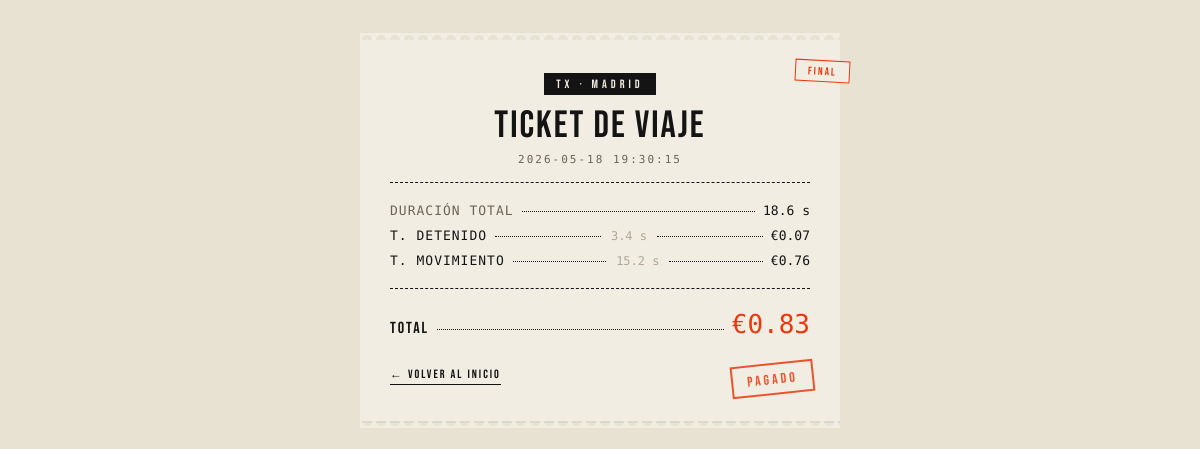
Page /resumen (signed in) on the committed database.
### tables this page shows
CREATE TABLE trips (
            id INTEGER PRIMARY KEY AUTOINCREMENT,
            user_id INTEGER,
            fecha TEXT,
            duracion REAL,
            tiempo_detenido REAL,
            tiempo_movimiento REAL,
            precio REAL
        );

### app.py (the view)
@app.route('/resumen')
def resumen():
    if 'user_id' not in session:
        return redirect(url_for('login'))
    conn = sqlite3.connect("taximeter.db")
    cursor = conn.cursor()
    cursor.execute("SELECT fecha, duracion, tiempo_detenido, tiempo_movimiento, precio FROM trips WHERE user_id = ? ORDER BY id DESC LIMIT 1", (session['user_id'],))
    viaje = cursor.fetchone()
    conn.close()
    return render_template('resumen.html', viaje=viaje, rate_stopped=taxi.rate_stopped, rate_moving=taxi.rate_moving)

### templates/resumen.html (shortened to what this page needs)
<!DOCTYPE html>
<html lang="es">
<head>
    <link rel="stylesheet" href="{{ url_for('static', filename='style.css') }}">
</head>
<body>
    <div class="ticket">
        {% if viaje %}
            <div class="screen-tag">FINAL</div>
            <div class="ticket-head">
                <div class="brand-mark">TX · MADRID</div>
                <h1 class="brand-title">TICKET DE VIAJE</h1>
                <div class="brand-sub">{{ viaje[0] }}</div>
            </div>
            <div class="receipt-line">
                <span class="key">Duración total</span>
                <span class="dots"></span>
                <span class="val">{{ viaje[1] }} s</span>
            </div>
            <div class="receipt-split">
                <span class="key">T. detenido</span>
                <span class="dots"></span>
                <span class="mid">{{ viaje[2] }} s</span>
                <span class="dots"></span>
                <span class="val">€{{ "%.2f"|format(viaje[2] * rate_stopped) }}</span>
            </div>
            <div class="receipt-split">
                <span class="key">T. movimiento</span>
                <span class="dots"></span>
                <span class="mid">{{ viaje[3] }} s</span>
                <span class="dots"></span>
                <span class="val">€{{ "%.2f"|format(viaje[3] * rate_moving) }}</span>
            </div>
            <hr class="divider">
            <div class="receipt-line total">
                <span class="key">TOTAL</span>
                <span class="dots"></span>
                <span class="val">€{{ "%.2f"|format(viaje[4]) }}</span>
            </div>
            <div class="stamp">PAGADO</div>
        {% else %}
            <div class="empty-state">No se encontró información del viaje.</div>
        {% endif %}
        <a href="/" class="back-link">← VOLVER AL INICIO</a>
    </div>
</body>
</html>

### static/style.css (style rules this page uses)
:root { --paper: #F2EDE2; --ink: #141414; --ink-soft: #6b6457; --ink-faint: #b0a796; --fire: #E8390E; }
* { box-sizing: border-box; margin: 0; padding: 0; }
body { font-family: 'Barlow', sans-serif; background: #E8E2D3; color: var(--ink); min-height: 100vh; padding: 40px 20px; display: flex; align-items: flex-start; justify-content: center; }
.ticket { position: relative; background: var(--paper); padding: 32px 30px 36px; width: 100%; max-width: 480px; box-shadow: 0 2px 0 rgba(0,0,0,0.05); }
.ticket::before, .ticket::after { content: ''; position: absolute; left: 0; right: 0; height: 14px; background-image: radial-gradient(circle at 7px 7px, transparent 5px, var(--paper) 5px); background-size: 14px 14px; }
.ticket::before { top: -7px; }
.ticket::after { bottom: -7px; }
.ticket-head { text-align: center; padding-bottom: 16px; border-bottom: 1.5px dashed var(--ink); margin-bottom: 20px; }
.brand-mark { display: inline-block; font-family: 'Bebas Neue', sans-serif; font-size: 12px; letter-spacing: 4px; background: var(--ink); color: var(--paper); padding: 4px 12px 3px; margin-bottom: 12px; }
.brand-title { font-family: 'Bebas Neue', sans-serif; font-size: 38px; letter-spacing: 2px; line-height: 1; font-weight: 400; }
.brand-sub { font-family: 'Share Tech Mono', monospace; font-size: 11px; color: var(--ink-soft); margin-top: 8px; letter-spacing: 2px; text-transform: uppercase; }
.screen-tag { position: absolute; top: 20px; right: -10px; transform: rotate(3deg); font-family: 'Bebas Neue', sans-serif; font-size: 11px; letter-spacing: 2px; color: var(--fire); border: 1.5px solid var(--fire); padding: 4px 12px 3px; background: var(--paper); }
.divider { border: none; border-top: 1.5px dashed var(--ink); margin: 20px 0; }
.receipt-line { display: flex; align-items: baseline; font-family: 'Share Tech Mono', monospace; font-size: 13px; margin: 8px 0; }
.receipt-line .key { color: var(--ink-soft); text-transform: uppercase; letter-spacing: 1px; }
.receipt-line .dots { flex: 1; border-bottom: 1px dotted var(--ink); margin: 0 8px; transform: translateY(-3px); }
.receipt-line .val { color: var(--ink); }
.receipt-line.total { font-size: 15px; margin-top: 12px; }
.receipt-line.total .key { font-family: 'Bebas Neue', sans-serif; font-size: 16px; letter-spacing: 2px; color: var(--ink); }
.receipt-line.total .val { color: var(--fire); font-size: 26px; }
.receipt-split { display: flex; align-items: baseline; font-family: 'Share Tech Mono', monospace; font-size: 13px; margin: 10px 0; gap: 8px; }
.receipt-split .key { color: var(--ink); text-transform: uppercase; letter-spacing: 1px; }
.receipt-split .dots { flex: 1; border-bottom: 1px dotted var(--ink); transform: translateY(-3px); }
.receipt-split .mid { color: var(--ink-faint); font-size: 12px; padding: 0 2px; }
.receipt-split .val { color: var(--ink); }
.stamp { position: absolute; bottom: 26px; right: 26px; font-family: 'Bebas Neue', sans-serif; font-size: 14px; letter-spacing: 3px; color: var(--fire); border: 2px solid var(--fire); padding: 6px 14px 5px; transform: rotate(-6deg); opacity: 0.85; }
.back-link { display: inline-block; margin-top: 20px; font-family: 'Bebas Neue', sans-serif; font-size: 12px; letter-spacing: 2px; color: var(--ink); text-decoration: none; border-bottom: 1.5px solid var(--ink); padding-bottom: 2px; }

### rows in the picture
trips: fecha "2026-05-18 19:30:15", duracion "18.6", tiempo_detenido "3.4", viaje[2]*rate_stopped "0.07", tiempo_movimiento "15.2", viaje[3]*rate_moving "0.76", precio "0.83"
